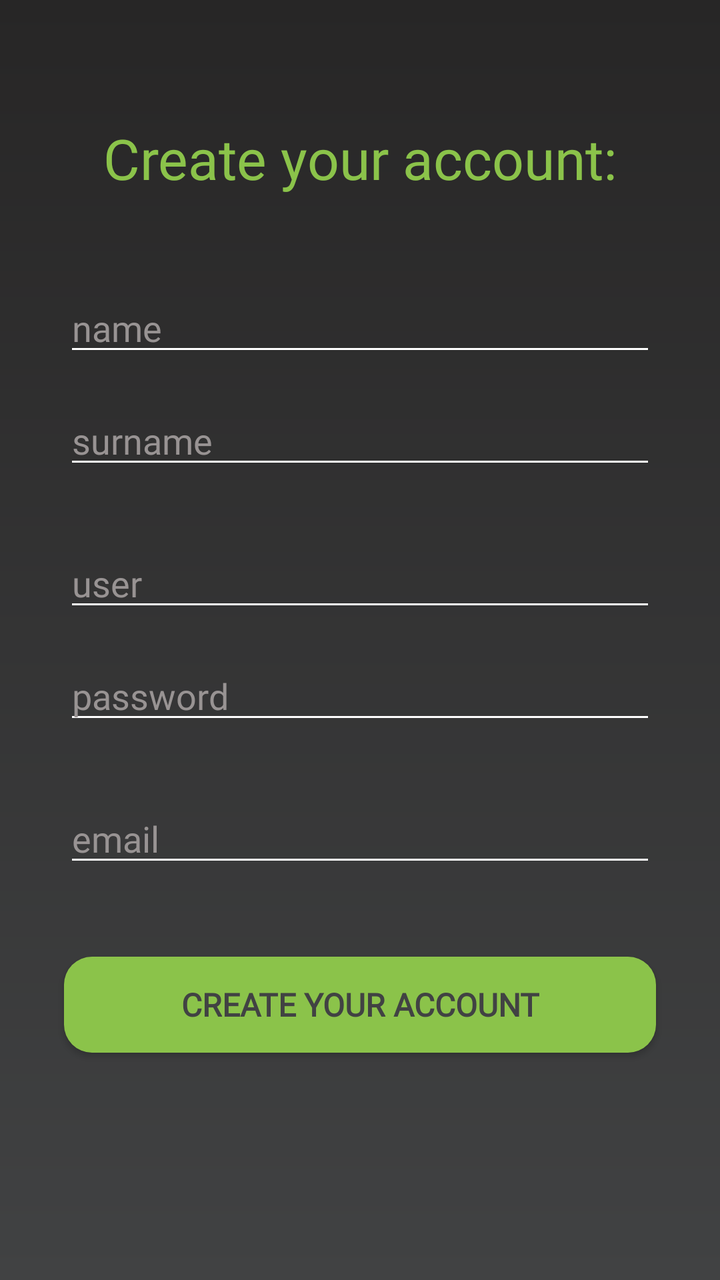
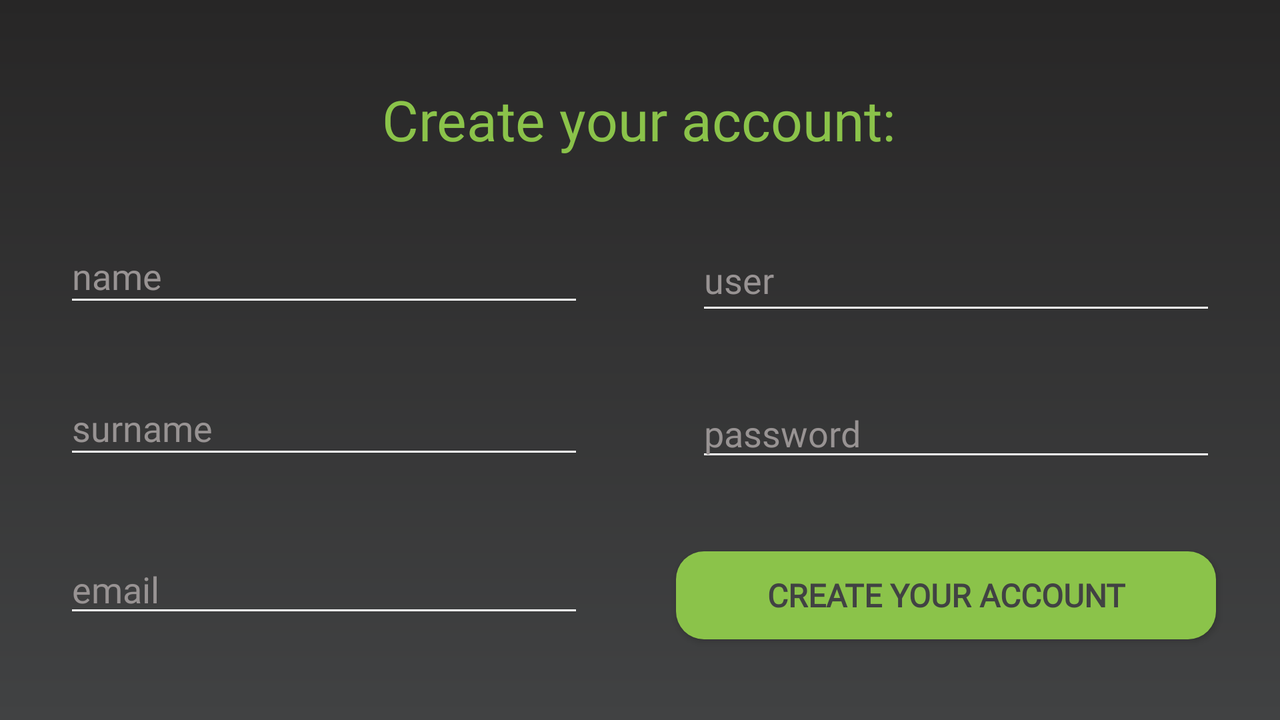

Two renders of one Android screen. The first uses the default layout on a phone; the second uses the alternative layout the repository ships for a different screen configuration, on a matching device. The two XML files are below.
<!-- AndroidManifest.xml: application theme Theme.AppCompat.NoActionBar -->
<!-- res/layout/activity_registro.xml -->
<?xml version="1.0" encoding="utf-8"?>
<androidx.constraintlayout.widget.ConstraintLayout
        xmlns:android="http://schemas.android.com/apk/res/android"
        xmlns:app="http://schemas.android.com/apk/res-auto"
        xmlns:tools="http://schemas.android.com/tools"
        android:id="@+id/introduce"
        tools:context=".Registro"
        style="@style/contenedor"
        android:background="@drawable/gradient">

    <ScrollView
            android:layout_width="match_parent"
            android:layout_height="match_parent"
            app:layout_constraintEnd_toEndOf="parent"
            app:layout_constraintStart_toStartOf="parent"
            tools:layout_editor_absoluteY="-26dp">

        <androidx.constraintlayout.widget.ConstraintLayout
                android:id="@+id/marco"
                style="@style/introduce"
                android:layout_width="match_parent"
                android:layout_height="wrap_content">

            <TextView
                    android:id="@+id/mensaje"
                    style="@android:style/Widget.DeviceDefault.Light.TextView"
                    android:layout_width="wrap_content"
                    android:layout_height="wrap_content"
                    android:fontFamily="@font/aldrich"
                    android:text="@string/createaccount"
                    android:textColor="@color/colorPrimary"
                    android:textSize="28sp"
                    app:layout_constraintBottom_toBottomOf="parent"
                    app:layout_constraintEnd_toEndOf="parent"
                    app:layout_constraintStart_toStartOf="parent"
                    app:layout_constraintTop_toTopOf="parent"
                    app:layout_constraintVertical_bias="0.116" />

            <EditText
                    android:id="@+id/apellido"
                    style="@style/record"
                    android:layout_marginStart="32dp"
                    android:layout_marginTop="15dp"
                    android:layout_marginEnd="32dp"
                    android:autofillHints=""
                    android:hint="@string/surname"
                    android:inputType="textPersonName"
                    app:layout_constraintEnd_toEndOf="parent"
                    app:layout_constraintHorizontal_bias="0.0"
                    app:layout_constraintStart_toStartOf="parent"
                    app:layout_constraintTop_toBottomOf="@+id/nombre"
                    tools:targetApi="lollipop" />

            <EditText
                    android:id="@+id/usuario"
                    style="@style/record"
                    android:layout_marginStart="32dp"
                    android:layout_marginTop="30dp"
                    android:layout_marginEnd="32dp"
                    android:autofillHints=""
                    android:hint="@string/user"
                    android:inputType="textPersonName"
                    app:layout_constraintEnd_toEndOf="parent"
                    app:layout_constraintHorizontal_bias="0.0"
                    app:layout_constraintStart_toStartOf="parent"
                    app:layout_constraintTop_toBottomOf="@+id/apellido"
                    tools:targetApi="lollipop" />

            <EditText
                    android:id="@+id/nombre"
                    style="@style/record"
                    android:layout_marginStart="32dp"
                    android:layout_marginTop="44dp"
                    android:layout_marginEnd="32dp"
                    android:autofillHints=""
                    android:hint="@string/name"
                    android:inputType="textPersonName"
                    app:layout_constraintEnd_toEndOf="parent"
                    app:layout_constraintHorizontal_bias="0.0"
                    app:layout_constraintStart_toStartOf="parent"
                    app:layout_constraintTop_toBottomOf="@+id/mensaje"
                    tools:targetApi="lollipop" />

            <Button
                    android:id="@+id/signUp"
                    style="@style/MiEstiloBtn"
                    android:layout_marginStart="32dp"
                    android:layout_marginTop="40dp"
                    android:layout_marginEnd="32dp"
                    android:layout_marginBottom="32dp"
                    android:background="@drawable/boton2"
                    android:onClick="signup"
                    android:text="@string/register"
                    android:textColor="@color/colorPrimaryDark"
                    app:layout_constraintBottom_toBottomOf="parent"
                    app:layout_constraintEnd_toEndOf="parent"
                    app:layout_constraintHorizontal_bias="1.0"
                    app:layout_constraintStart_toStartOf="parent"
                    app:layout_constraintTop_toBottomOf="@+id/email" />

            <EditText
                    android:id="@+id/email"
                    style="@style/record"
                    android:layout_marginStart="32dp"
                    android:layout_marginTop="30dp"
                    android:layout_marginEnd="32dp"
                    android:autofillHints=""
                    android:hint="@string/email"
                    android:inputType="textEmailAddress"
                    app:layout_constraintEnd_toEndOf="parent"
                    app:layout_constraintHorizontal_bias="0.0"
                    app:layout_constraintStart_toStartOf="parent"
                    app:layout_constraintTop_toBottomOf="@+id/contrasenia"
                    tools:targetApi="lollipop" />

            <EditText
                    android:id="@+id/contrasenia"
                    style="@style/record"
                    android:layout_marginStart="32dp"
                    android:layout_marginTop="15dp"
                    android:layout_marginEnd="32dp"
                    android:autofillHints=""
                    android:hint="@string/password"
                    android:inputType="textPassword"
                    app:layout_constraintEnd_toEndOf="parent"
                    app:layout_constraintHorizontal_bias="0.0"
                    app:layout_constraintStart_toStartOf="parent"
                    app:layout_constraintTop_toBottomOf="@+id/usuario"
                    tools:targetApi="lollipop" />
        </androidx.constraintlayout.widget.ConstraintLayout>
    </ScrollView>

</androidx.constraintlayout.widget.ConstraintLayout>
<!-- resources referenced by this layout -->
<resources>
  <color name="colorPrimary">#8BC34A</color>
  <color name="colorPrimaryDark">#414243</color>
  <!-- drawable boton2 (drawable) -->
  <?xml version="1.0" encoding="utf-8"?>
  <shape xmlns:android="http://schemas.android.com/apk/res/android">
      <corners android:radius="14dp"/>
      <solid android:color="@color/colorPrimary"/>
  </shape>
  <!-- drawable gradient (drawable) -->
  <?xml version="1.0" encoding="utf-8"?>
  <shape xmlns:android="http://schemas.android.com/apk/res/android">
      <gradient android:startColor="@color/colorPrimaryDark"
               android:endColor="@color/greygradient"
              android:angle="90">
      </gradient>
  </shape>
  <string name="createaccount">Create your account:</string>
  <string name="email">email</string>
  <string name="name">name</string>
  <string name="password">password</string>
  <string name="register">Create your account</string>
  <string name="surname">surname</string>
  <string name="user">user</string>
  <style name="MiEstiloBtn" parent="@style/Widget.AppCompat.Button">
          <item name="android:textStyle">bold</item>&gt;
          <item name="android:textSize">16sp</item>
          <item name="android:fontFamily">@font/aldrich</item>
          <item name="android:layout_width">match_parent</item>
          <item name="android:layout_height">wrap_content</item>
      </style>
  <style name="contenedor">
          <item name="android:layout_width">match_parent</item>
          <item name="android:layout_height">match_parent</item>
          <item name="android:background">@drawable/gradient</item>
      </style>
  <style name="introduce">
          <item name="android:layout_width">match_parent</item>
          <item name="android:layout_height">wrap_content</item>
      </style>
  <!-- from res/values-v26/ -->
  <style name="record">
          <item name="android:backgroundTint">@color/white</item>
          <item name="android:layout_width">0dp</item>
          <item name="android:layout_height">wrap_content</item>
          <item name="android:textColorHint">@color/gris</item>
          <item name="android:fontFamily">@font/aldrich</item>
          <item name="android:importantForAutofill">no</item>
          <item name="android:ems">10</item>
      </style>
  <color name="greygradient">#272626</color>
  <color name="white">#FFFFFF</color>
  <color name="gris">#989393</color>
</resources>
<!-- res/layout-land/activity_registro.xml (the repository's variant of the layout above) -->
<!-- drawn on the phone turned sideways -->
<?xml version="1.0" encoding="utf-8"?>
<androidx.constraintlayout.widget.ConstraintLayout
        xmlns:android="http://schemas.android.com/apk/res/android"
        xmlns:app="http://schemas.android.com/apk/res-auto"
        xmlns:tools="http://schemas.android.com/tools"
        android:id="@+id/introduce"
        tools:context=".Registro"
        style="@style/contenedor">

    <ScrollView
            android:layout_width="match_parent"
            android:layout_height="match_parent"
            app:layout_constraintBottom_toBottomOf="parent"
            app:layout_constraintEnd_toEndOf="parent"
            app:layout_constraintHorizontal_bias="0.0"
            app:layout_constraintStart_toStartOf="parent"
            app:layout_constraintTop_toTopOf="parent"
            app:layout_constraintVertical_bias="1.0">

        <androidx.constraintlayout.widget.ConstraintLayout
                android:id="@+id/marco"
                style="@style/introduce"
                android:layout_width="match_parent"
                android:layout_height="wrap_content">

            <TextView
                    android:id="@+id/mensaje"
                    style="@android:style/Widget.DeviceDefault.Light.TextView"
                    android:layout_width="wrap_content"
                    android:layout_height="wrap_content"
                    android:layout_marginTop="32dp"
                    android:fontFamily="@font/aldrich"
                    android:text="@string/createaccount"
                    android:textColor="@color/colorPrimary"
                    android:textSize="28sp"
                    app:layout_constraintBottom_toBottomOf="parent"
                    app:layout_constraintEnd_toEndOf="parent"
                    app:layout_constraintHorizontal_bias="0.498"
                    app:layout_constraintStart_toStartOf="parent"
                    app:layout_constraintTop_toTopOf="parent"
                    app:layout_constraintVertical_bias="0.032" />

            <EditText
                    android:id="@+id/apellido"
                    style="@style/record"
                    android:layout_width="260dp"
                    android:layout_height="44dp"
                    android:layout_marginStart="32dp"
                    android:layout_marginTop="32dp"
                    android:autofillHints=""
                    android:hint="@string/surname"
                    android:inputType="textPersonName"
                    app:layout_constraintStart_toStartOf="parent"
                    app:layout_constraintTop_toBottomOf="@+id/nombre"
                    tools:targetApi="lollipop" />

            <EditText
                    android:id="@+id/usuario"
                    style="@style/record"
                    android:layout_width="260dp"
                    android:layout_height="48dp"
                    android:layout_marginTop="36dp"
                    android:layout_marginEnd="32dp"
                    android:autofillHints=""
                    android:hint="@string/user"
                    android:inputType="textPersonName"
                    app:layout_constraintEnd_toEndOf="parent"
                    app:layout_constraintTop_toBottomOf="@+id/mensaje"
                    tools:targetApi="lollipop" />

            <EditText
                    android:id="@+id/nombre"
                    style="@style/record"
                    android:layout_width="260dp"
                    android:layout_height="44dp"
                    android:layout_marginStart="32dp"
                    android:layout_marginTop="36dp"
                    android:autofillHints=""
                    android:hint="@string/name"
                    android:inputType="textPersonName"
                    app:layout_constraintStart_toStartOf="parent"
                    app:layout_constraintTop_toBottomOf="@+id/mensaje"
                    tools:targetApi="lollipop" />

            <Button
                    android:id="@+id/signUp"
                    style="@style/MiEstiloBtn"
                    android:layout_width="270dp"
                    android:layout_height="44dp"
                    android:layout_marginTop="40dp"
                    android:layout_marginEnd="32dp"
                    android:layout_marginBottom="32dp"
                    android:background="@drawable/boton2"
                    android:onClick="signup"
                    android:text="@string/register"
                    android:textColor="@color/colorPrimaryDark"
                    app:layout_constraintBottom_toBottomOf="parent"
                    app:layout_constraintEnd_toEndOf="parent"
                    app:layout_constraintTop_toBottomOf="@+id/contrasenia" />

            <EditText
                    android:id="@+id/email"
                    style="@style/record"
                    android:layout_width="260dp"
                    android:layout_marginStart="32dp"
                    android:layout_marginTop="32dp"
                    android:layout_marginBottom="32dp"
                    android:autofillHints=""
                    android:hint="@string/email"
                    android:inputType="textEmailAddress"
                    app:layout_constraintBottom_toBottomOf="parent"
                    app:layout_constraintStart_toStartOf="parent"
                    app:layout_constraintTop_toBottomOf="@+id/apellido"
                    tools:targetApi="lollipop" />

            <EditText
                    android:id="@+id/contrasenia"
                    style="@style/record"
                    android:layout_width="260dp"
                    android:layout_marginTop="32dp"
                    android:layout_marginEnd="32dp"
                    android:autofillHints=""
                    android:hint="@string/password"
                    android:inputType="textPassword"
                    app:layout_constraintEnd_toEndOf="parent"
                    app:layout_constraintTop_toBottomOf="@+id/usuario"
                    tools:targetApi="lollipop" />
        </androidx.constraintlayout.widget.ConstraintLayout>
    </ScrollView>

</androidx.constraintlayout.widget.ConstraintLayout>
<!-- resources referenced by the variant -->
<!-- as the phone turned sideways resolves them -->
<resources>
  <color name="colorPrimary">#8BC34A</color>
  <color name="colorPrimaryDark">#414243</color>
  <!-- drawable boton2 (drawable) -->
  <?xml version="1.0" encoding="utf-8"?>
  <shape xmlns:android="http://schemas.android.com/apk/res/android">
      <corners android:radius="14dp"/>
      <solid android:color="@color/colorPrimary"/>
  </shape>
  <string name="createaccount">Create your account:</string>
  <string name="email">email</string>
  <string name="name">name</string>
  <string name="password">password</string>
  <string name="register">Create your account</string>
  <string name="surname">surname</string>
  <string name="user">user</string>
  <style name="MiEstiloBtn" parent="@style/Widget.AppCompat.Button">
          <item name="android:textStyle">bold</item>&gt;
          <item name="android:textSize">16sp</item>
          <item name="android:fontFamily">@font/aldrich</item>
          <item name="android:layout_width">match_parent</item>
          <item name="android:layout_height">wrap_content</item>
      </style>
  <style name="contenedor">
          <item name="android:layout_width">match_parent</item>
          <item name="android:layout_height">match_parent</item>
          <item name="android:background">@drawable/gradient</item>
      </style>
  <style name="introduce">
          <item name="android:layout_width">match_parent</item>
          <item name="android:layout_height">wrap_content</item>
      </style>
  <!-- from res/values-v26/ -->
  <style name="record">
          <item name="android:backgroundTint">@color/white</item>
          <item name="android:layout_width">0dp</item>
          <item name="android:layout_height">wrap_content</item>
          <item name="android:textColorHint">@color/gris</item>
          <item name="android:fontFamily">@font/aldrich</item>
          <item name="android:importantForAutofill">no</item>
          <item name="android:ems">10</item>
      </style>
  <!-- drawable gradient (drawable) -->
  <?xml version="1.0" encoding="utf-8"?>
  <shape xmlns:android="http://schemas.android.com/apk/res/android">
      <gradient android:startColor="@color/colorPrimaryDark"
               android:endColor="@color/greygradient"
              android:angle="90">
      </gradient>
  </shape>
  <color name="white">#FFFFFF</color>
  <color name="gris">#989393</color>
  <color name="greygradient">#272626</color>
</resources>
